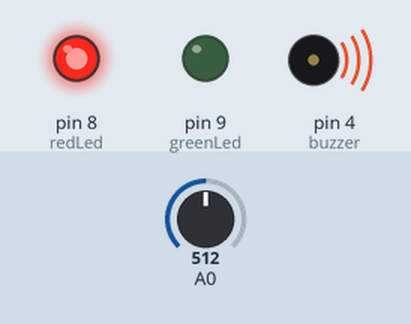
This sketch was run on a simulated Arduino Uno, built with avr-gcc and run on an emulated ATmega328P. Shown: output pins drawn as LEDs (lit = HIGH), buzzer (waves = sounding). The inputs (shaded band) are chosen by the test bench; at power-on: A0 = 512. Pins used as bus, display or sensor lines are not drawn; what the sketch prints to the serial monitor is not drawn.

Above: at 0.1 s.
At 2.3 s:
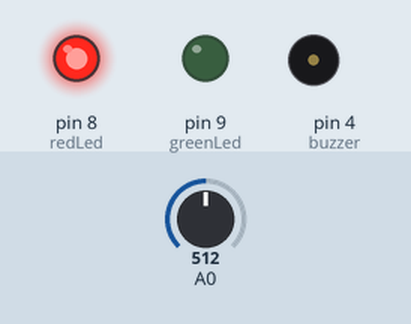
Timing chart, 0 to 3.0 s (numbered marks = the images above):
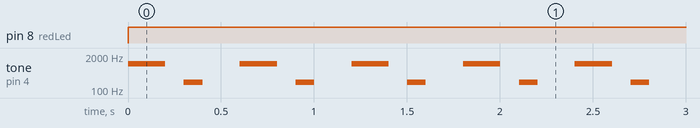

Measured:
- by itself, pin 8 (redLed): LOW → HIGH at 0.00 s
- by itself, tone on pin 4 (buzzer): repeats every 0.60 s: silent 0.10 s, 200 Hz 0.10 s, silent 0.20 s, 1000 Hz 0.20 s

The sketch:

main.ino
```cpp
//These values are in the datasheet
#define RT0 10000   // Ω
#define B 3977      // K
//--------------------------------------


#define VCC 5    //Supply voltage
#define R 10000  //R=10KΩ

char inputByte;
double maxValue, minValue;
int redLed = 8;         // pin of the red LED
int greenLed = 9;       // pin of the green LED
double maxTemp = 37.5;
double minTemp = 36.5;
int i = 0;

int buzzer= 4;
int maxlimit;
int minlimit;

//Variables
float RT, VR, ln, TX, VRT;
float T0=25;


void setup() {

  pinMode(buzzer,OUTPUT);

  pinMode(redLed,OUTPUT);
  pinMode(greenLed,OUTPUT);
  digitalWrite(redLed, LOW);
  digitalWrite(greenLed, LOW);

  Serial.begin(9600);

  T0 += 273.15;
}

void loop() {

   inputByte = Serial.read();

  switch (inputByte){
    case 'a': maxTemp += 1;       // max up
            break;
    case 'b': maxTemp -= 1;       // max down
            break;
    case 'c': minTemp += 1;       // min up
            break;
    case 'd': minTemp -= 1;       // min down
            break;
    default: break;
    }


    VRT = analogRead(A0);              //Acquisition analog value of VRT
    VRT = (5.00 / 1023.00) * VRT;      //Conversion to voltage
    VR = VCC - VRT;
    RT = VRT / (VR / R);               //Resistance of RT

    ln  = log(RT / RT0);
    TX = (1 / ((ln / B) + (1 / T0))); //Temperature from thermistor

    TX = TX - 273.15;                 //Conversion to Celsius

    if (minTemp > TX || maxTemp < TX){
      digitalWrite(redLed,HIGH);
      digitalWrite(greenLed,LOW);
      digitalWrite(buzzer,HIGH);
      tone(buzzer,1000);
      delay(200);
      noTone(buzzer);
      delay(100);
      tone(buzzer,200);
      delay(100);
      noTone(buzzer);
     }
     else{
       digitalWrite(greenLed,HIGH);
       digitalWrite(redLed,LOW);
       digitalWrite(buzzer,LOW);
      }

      String dataV = String(int (TX));
      Serial.print(dataV);
      delay(200);
}
```
